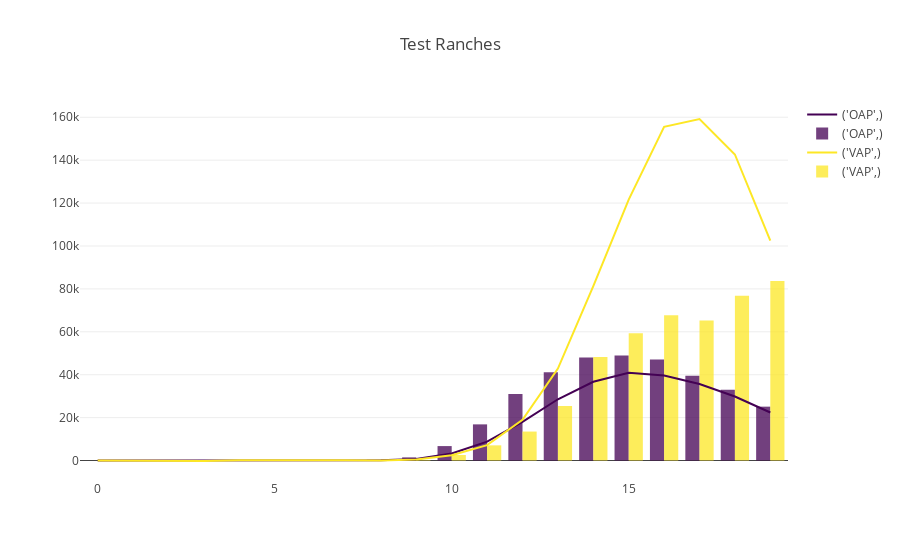
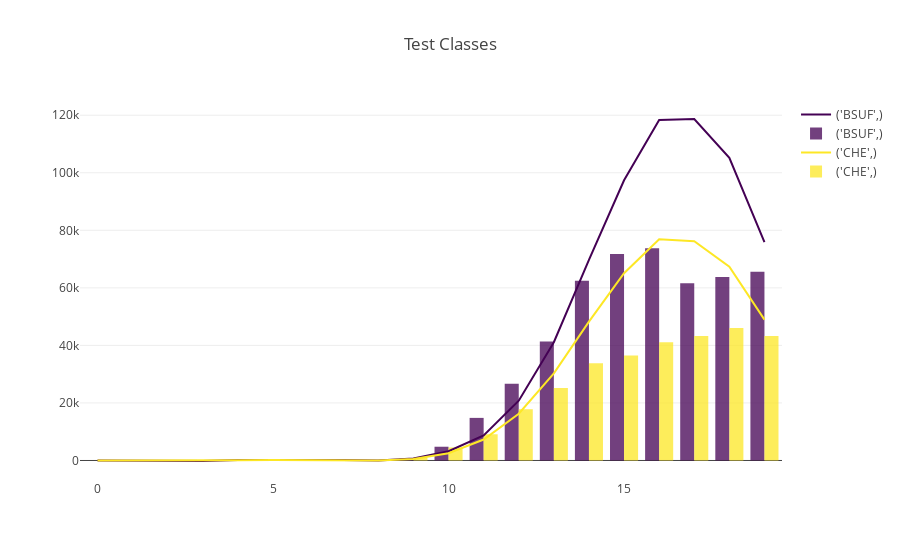
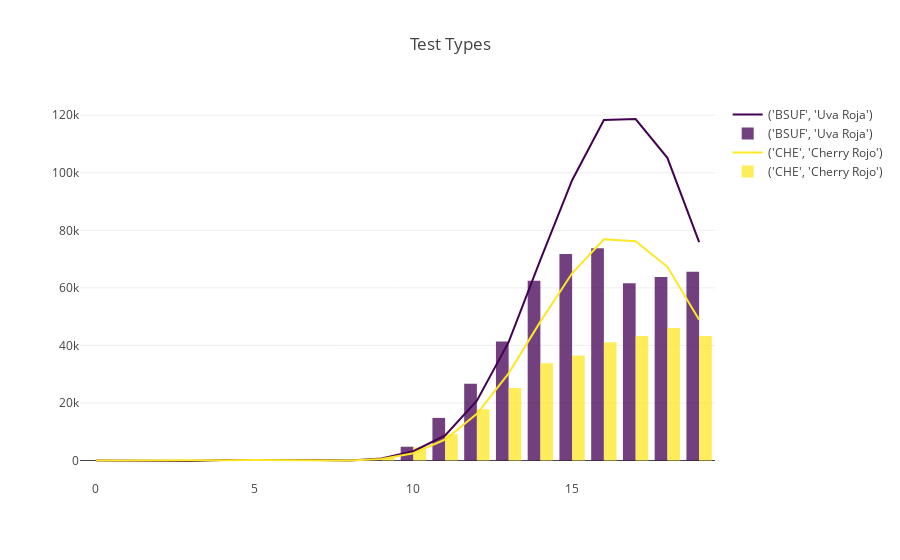
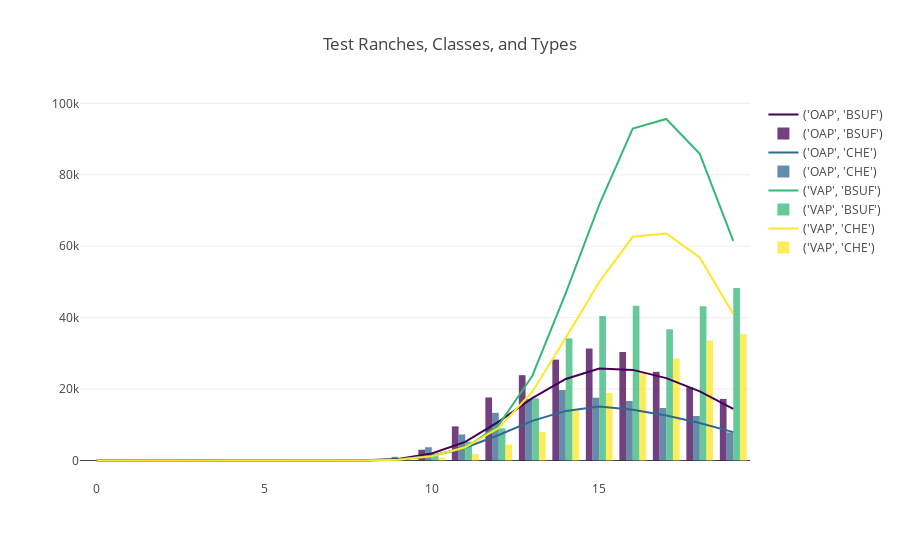

These figures' notebook cell, in order:
### Code cell
for fig in figs1:
    fig.show()
